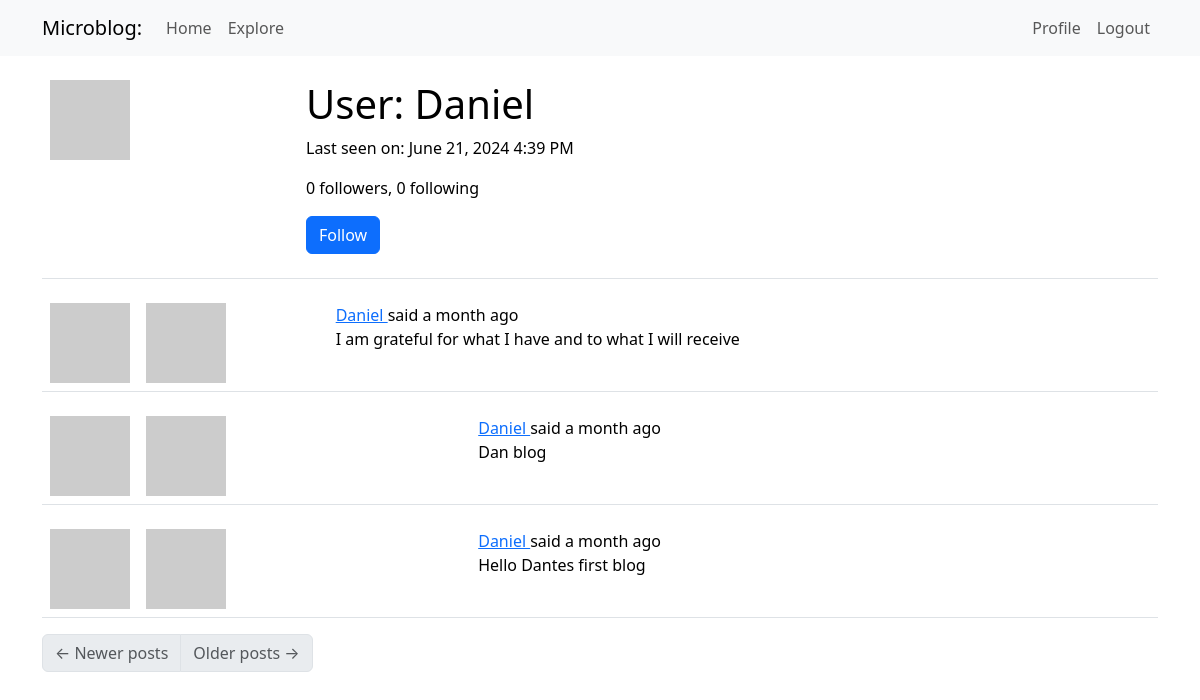
The app's page /user/Daniel (signed in) with its own data.
### app/models.py (models this page shows, shortened)
class User(UserMixin, db.Model):
    id: so.Mapped[int] = so.mapped_column(primary_key=True)
    username: so.Mapped[str] = so.mapped_column(sa.String(64), index=True,
                                                unique=True)
    email: so.Mapped[str] = so.mapped_column(sa.String(120), index=True,
                                             unique=True)
    password_hash: so.Mapped[Optional[str]] = so.mapped_column(sa.String(256))
    about_me: so.Mapped[Optional[str]] = so.mapped_column(sa.String(140))
    last_seen: so.Mapped[Optional[datetime]] = so.mapped_column(
        default=lambda: datetime.now(timezone.utc))
    posts: so.WriteOnlyMapped['Post'] = so.relationship(back_populates='author')
    following: so.WriteOnlyMapped['User'] = so.relationship(
        secondary=followers, primaryjoin=(followers.c.follower_id == id),
        secondaryjoin=(followers.c.followed_id==id),
        back_populates='followers'
    )
    followers: so.WriteOnlyMapped['User'] = so.relationship(
        secondary=followers, primaryjoin=(followers.c.followed_id == id),
        secondaryjoin=(followers.c.follower_id == id),
        back_populates='following'
    )
    def avatar(self, size):
        digest = hashlib.md5(self.email.lower().encode('utf-8')).hexdigest()
        return f'https://www.gravatar.com/avatar/{digest}?d=identicon&s={size}'
    @login.user_loader
    def load_user(id):
        return db.session.get(User, int(id))
    def is_following(self, user):
        query = self.following.select().where(User.id == user.id)
        return db.session.scalar(query) is not None
    def followers_count(self):
        query = sa.select(sa.func.count()).select_from(
            self.followers.select().subquery())
        return db.session.scalar(query)
    def following_count(self):
        query = sa.select(sa.func.count()).select_from(
            self.following.select().subquery())
        return db.session.scalar(query)

class Post(db.Model):
    id: so.Mapped[int] = so.mapped_column(primary_key=True)
    body: so.Mapped[str] = so.mapped_column(sa.String(140))
    timestamp: so.Mapped[datetime] = so.mapped_column(
        index=True, default=lambda: datetime.now(timezone.utc))
    user_id: so.Mapped[int] = so.mapped_column(sa.ForeignKey('user.id'),
                                               index=True
    )
    language: so.Mapped[Optional[str]] = so.mapped_column(sa.String(5))
    author: so.Mapped[User] = so.relationship('User', back_populates='posts')

### app/main/routes.py (the view)
@bp.route('/user/<username>')
@login_required
def user(username):
    user = db.first_or_404(sa.select(User).where(User.username == username))
    page = request.args.get('page', 1, type=int)
    query = user.posts.select().order_by(Post.timestamp.desc())
    posts = db.paginate(query, page=page,
                        per_page=current_app.config['POSTS_PER_PAGE'],
                        error_out=False)
    next_url = url_for('user', username=user.username, page=posts.next_num) \
        if posts.has_next else None
    prev_url = url_for('user', username=user.username, page=posts.prev_num) \
        if posts.has_prev else None
    form = EmptyForm()
    return render_template('user.html', user=user, posts=posts.items,
                           next_url=next_url, prev_url=prev_url, form=form)

### app/main/forms.py
class EmptyForm(FlaskForm):
    submit = SubmitField('Submit')

### app/__init__.py (called while the page is built)
def get_locale():
    return request.accept_languages.best_match(current_app.config['LANGUAGES'])

### app/main/routes.py (called while the page is built)
@bp.before_app_request
def before_request():
    if current_user.is_authenticated:
        current_user.last_seen = datetime.now(timezone.utc)
        db.session.commit()
        g.locale = str(get_locale()
                )

### app/templates/user.html (shortened to what this page needs)
{% extends "base.html" %}
{% block content %}
    <table class="table table-hover">
        <tr>
            <td width="256px"><img src="{{ user.avatar(256) }}"></td>
            <td>
                <h1>{{ _('User') }}: {{ user.username }}</h1>
                {% if user.last_seen %}
                <p>{{ _('Last seen on') }}: {{ moment(user.last_seen).format('LLL') }}</p>
                {% endif %}
                <p>{{ _('%(count)d followers', count=user.followers_count()) }}, {{ _('%(count)d following', count=user.following_count()) }}</p>
                {% if user == current_user %}
                <p><a href="{{ url_for('edit_profile') }}">{{ _('Edit your profile') }}</a></p>
                {% elif not current_user.is_following(user) %}
                <p>
                    <form action="{{ url_for('follow', username=user.username) }}" method="post">
                        {{ form.submit(value=_('Follow'), class_='btn btn-primary') }}
                    </form>
                </p>
                {% endif %}
            </td>
        </tr>
    </table>
    {% for post in posts %}
        {% include '_post.html' %}
    {% endfor %}
    <nav aria-label="Post navigation">
        <ul class="pagination">
            <li class="page-item{% if not prev_url %} disabled{% endif %}">
                <a class="page-link" href="{{ prev_url }}">
                    <span aria-hidden="true">&larr;</span> {{ _('Newer posts') }}
                </a>
            </li>
            <li class="page-item{% if not next_url %} disabled{% endif %}">
                <a class="page-link" href="{{ next_url }}">
                    {{ _('Older posts') }} <span aria-hidden="true">&rarr;</span>
                </a>
            </li>
        </ul>
    </nav>
{% endblock %}

### app/templates/_post.html (shortened to what this page needs)
<table class="table table-hover">
    <tr>
        <td width="70px">
            <img src="{{ post.author.avatar(36) }}" />
        </td>
        <td>
            <a href="{{ url_for('user', username=post.author.username) }}">
                <img src="{{ post.author.avatar(70) }}" />
            </a>
            <td>
                {{ _('%(username)s said %(when)s', username=user_link, when=moment(post.timestamp).fromNow()) }}
                <br>
                <span id="post{{ post.id}}">{{ post.body }}</span>
            </td>
        </td>
    </tr>
</table>

### records on screen
User: username "Daniel", last_seen "June 21, 2024 4:39 PM"
Post: body "I am grateful for what I have and to what I will receive"
Post: body "Dan blog"
Post: body "Hello Dantes first blog"
